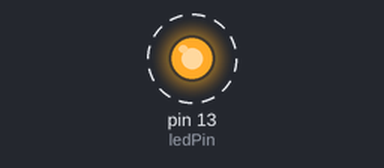
Bench run of a sketch on a simulated Arduino Uno, built with avr-gcc and run on an emulated ATmega328P. On the bench: output pins drawn as LEDs (lit = HIGH). Dashed ring = blinking.

Above: at 0.12 s.
Timing chart, 0 to 3.0 s (numbered marks = the images above):
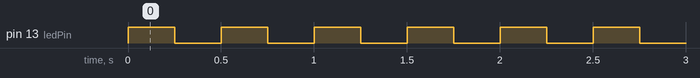

The sketch:

timer_interrupt_uno.ino
```cpp
#define ledPin 13


void setup()

{

  pinMode(ledPin, OUTPUT);


  // initialize timer1

  noInterrupts();           // disable all interrupts

  TCCR1A = 0;

  TCCR1B = 0;

  TCNT1  = 0;


  OCR1A = 31250/2;            // compare match register 16MHz/256/2Hz

  TCCR1B |= (1 << WGM12);   // CTC mode

  TCCR1B |= (1 << CS12);    // 256 prescaler

  TIMSK1 |= (1 << OCIE1A);  // enable timer compare interrupt

  interrupts();             // enable all interrupts

}


ISR(TIMER1_COMPA_vect)          // timer compare interrupt service routine

{

  digitalWrite(ledPin, digitalRead(ledPin) ^ 1);   // toggle LED pin

}


void loop()

{

  // your program here…

}
```

Measured:
- by itself, pin 13 (ledPin): alternates HIGH for 0.25 s and LOW for 0.25 s
